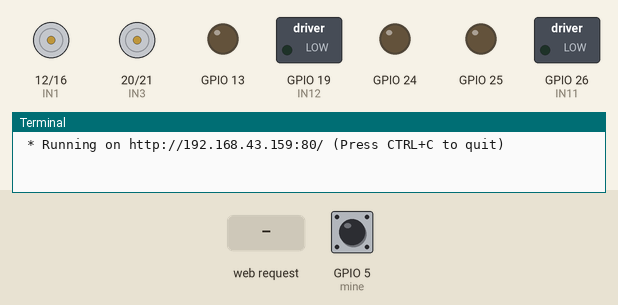
Recording of a program running on a simulated Raspberry Pi (BCM pin numbers). Parts: motor-driver pin pairs drawn as motors (green arrow = first pin HIGH = forward, orange = second pin HIGH = backward, longer = more drive), switched loads named in the program (green lamp = pin HIGH), output pins drawn as LEDs (lit = HIGH), the last lines printed to the terminal. Inputs (shaded band) come from the test bench; at power-on: GPIO 5 (mine) HIGH. The clock reads 2024-03-15 10:24:30 at power-on unless the program sets it.

Above: at 1.2 s.
1.3 s: HTTP request for /24/forward received
At 1.6 s:
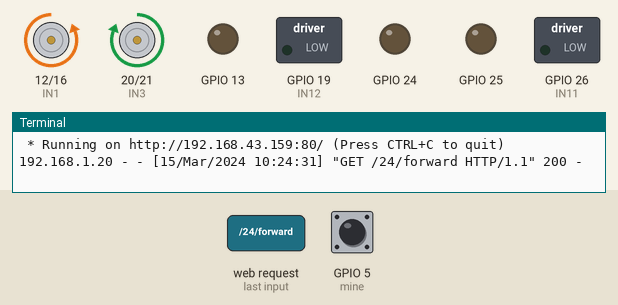
2.8 s: HTTP request for /24/backward received
At 4.0 s:
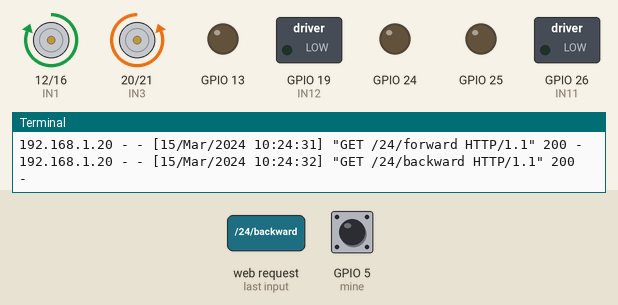
4.3 s: HTTP request for /24/left received
At 5.1 s:
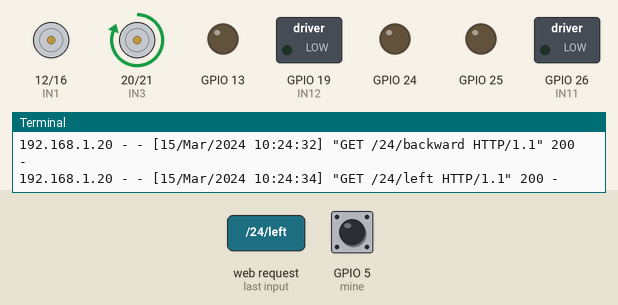
5.8 s: HTTP request for /24/right received
At 6.3 s:
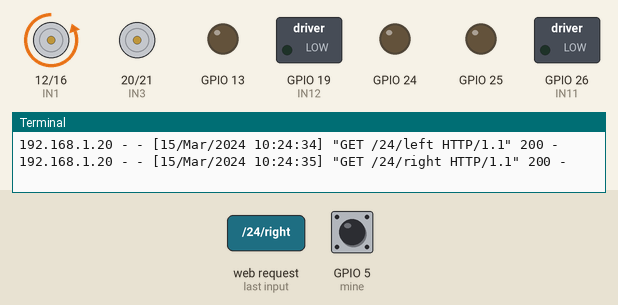
7.3 s: HTTP request for /25/forward received
At 8.5 s:
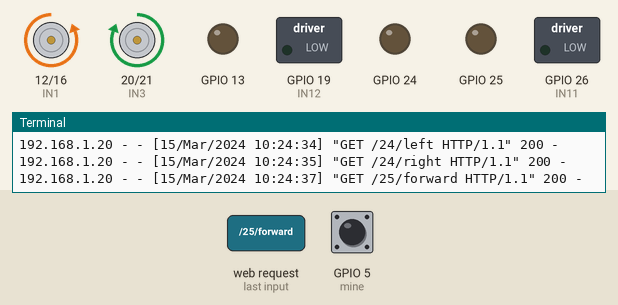
8.8 s: HTTP request for /25/backward received
At 9.8 s:
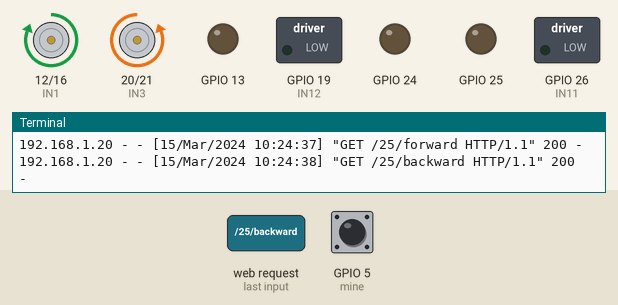
Timing chart, 0 to 11.3 s (numbered marks = the images above; inputs shaded):
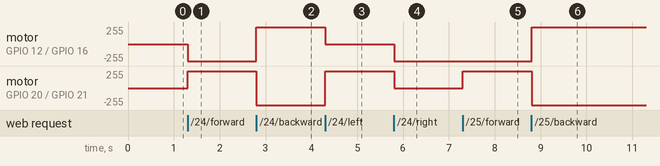

The program:

main.py
```python
import time
import RPi.GPIO as GPIO
import sound as play
from flask import Flask, render_template, request
app = Flask(__name__)

GPIO.setmode(GPIO.BCM)

#l293d motor
IN1 = 12
IN2 = 16
IN3 = 20
IN4 = 21
#cam motor
IN11 = 26
IN12 = 19

mine =5
minests=1
GPIO.setup(IN11,GPIO.OUT)
GPIO.setup(IN12,GPIO.OUT)
GPIO.setup(IN1,GPIO.OUT)
GPIO.setup(IN2,GPIO.OUT)
GPIO.setup(IN3,GPIO.OUT)
GPIO.setup(IN4,GPIO.OUT)
GPIO.setup(mine,GPIO.IN,pull_up_down=GPIO.PUD_UP)
# Create a dictionary called pins to store the pin number, name, and pin state:
pins = {
   24  : {'name' : 'FORWARD',  'state' : GPIO.LOW},
   25  : {'name' : 'BACKWARD', 'state' : GPIO.LOW},
   20  : {'name' : 'LEFT',     'state' : GPIO.LOW},
   21  : {'name' : 'RIGHT',    'state' : GPIO.LOW},
   26  : {'name' : 'STOP',     'state' : GPIO.LOW},
   16  : {'name' : 'CAMR',  'state' : GPIO.LOW},
   12  : {'name' : 'CAML', 'state' : GPIO.LOW},
   13  : {'name' : 'MON', 'state' : GPIO.LOW}
  }

# Set each pin as an output and make it low:
for pin in pins:
   GPIO.setup(pin, GPIO.OUT)
   GPIO.output(pin, GPIO.LOW)


@app.route("/")
def main():
   minests=GPIO.input(mine)
   if(minests==0):
	minests="DETECTED"
   else:
	minests= "NOT DETECTED"
   # For each pin, read the pin state and store it in the pins dictionary:
   for pin in pins:
      pins[pin]['state'] = GPIO.input(pin)
   # Put the pin dictionary into the template data dictionary:
   templateData = {
      'pins' : pins,
      'mine' : minests,
      }
   # Pass the template data into the template main.html and return it to the user
   return render_template('main.html', **templateData)

@app.route("/readPin/<pin>")
def readPin(pin):
   try:
    if GPIO.input(int(pin)) == 0:
         message = "Pin number " + pin + " is high!"
    else:
         message = "Pin number " + pin + " is low!"
   except:
      message = "There was an error reading pin " + pin + "."

   templateData = {
      'pins' : 'Status of Pin' + pin,
      'message' : message
      }

   return render_template('main.html', **templateData)
# The function below is executed when someone requests a URL with the pin number and action in it:
@app.route("/<changePin>/<action>")
def action(changePin, action):
   # Convert the pin from the URL into an integer:
   changePin = int(changePin)
   # Get the device name for the pin being changed:
   deviceName = pins[changePin]['name']
   # If the action part of the URL is "on," execute the code indented below:
   if action == "forward":
      GPIO.output(IN2,GPIO.HIGH)
      GPIO.output(IN1,GPIO.LOW)
      GPIO.output(IN3,GPIO.HIGH)
      GPIO.output(IN4,GPIO.LOW)
      message = "ROBOT MOVING FORWARD"
   if action == "backward":
      GPIO.output(IN2,GPIO.LOW)
      GPIO.output(IN1,GPIO.HIGH)
      GPIO.output(IN3,GPIO.LOW)
      GPIO.output(IN4,GPIO.HIGH)
      message = "ROBOT MOVING BACKWARD"
   if action == "left":
      GPIO.output(IN1,GPIO.LOW)
      GPIO.output(IN2,GPIO.LOW)
      GPIO.output(IN3,GPIO.HIGH)
      GPIO.output(IN4,GPIO.LOW)
      message = "ROBOT MOVING LEFT"
   if action == "right":
      GPIO.output(IN2,GPIO.HIGH)
      GPIO.output(IN1,GPIO.LOW)
      GPIO.output(IN3,GPIO.LOW)
      GPIO.output(IN4,GPIO.LOW)
      message = "ROBOT MOVING RIGHT"
   if action == "stop":
      GPIO.output(IN1,GPIO.LOW)
      GPIO.output(IN2,GPIO.LOW)
      GPIO.output(IN3,GPIO.LOW)
      GPIO.output(IN4,GPIO.LOW)
      message = "ROBOT STOPPED"
   if action =="con":
      GPIO.output(IN11,GPIO.HIGH)
      GPIO.output(IN12,GPIO.LOW)
      time.sleep(0.05)
      GPIO.output(IN11,GPIO.LOW)
      GPIO.output(IN12,GPIO.LOW)
      message = "CAMERA TURNING RIGHT "
   if action =="coff":
      GPIO.output(IN11,GPIO.LOW)
      GPIO.output(IN12,GPIO.HIGH)
      time.sleep(0.05)
      GPIO.output(IN11,GPIO.LOW)
      GPIO.output(IN12,GPIO.LOW)
      message = "CAMERA TURNING LEFT"
   if action =="mon":
      play.playsound()
      message = "PLAYING ALERT SOUND "
   if action == "toggle":
      # Read the pin and set it to whatever it isn't (that is, toggle it):
      GPIO.output(changePin, not GPIO.input(changePin))
      message = "Toggled " + deviceName + "."
   minests=GPIO.input(mine)
   if(minests==0):
	minests="DETECTED"
   else:
	minests="NOT DETECTED"
   # For each pin, read the pin state and store it in the pins dictionary:
   for pin in pins:
      pins[pin]['state'] = GPIO.input(pin)

   # Along with the pin dictionary, put the message into the template data dictionary:
   templateData = {
      'message' : message,
      'pins' : pins,
      'mine' : minests,
   }

   return render_template('main.html', **templateData)


if __name__ == "__main__":
   app.run(host='192.168.43.159', port=80, debug=True)
```

sound.py
```python
from time import *
from pygame import *
music_time=10
init()

def playsound():
	mixer.music.load('sound.mp3')
	mixer.music.play()
	sleep(music_time)
	mixer.music.fadeout(music_time)

#playsound()
```

Measured:
- after the input at 1.3 s, motor on GPIO 12 (IN1) / GPIO 16 (IN2): stopped → backward 255/255 at once; motor on GPIO 20 (IN3) / GPIO 21 (IN4): stopped → forward 255/255 at once
- after the input at 2.8 s, motor on GPIO 12 (IN1) / GPIO 16 (IN2): backward 255/255 → forward 255/255 at once; motor on GPIO 20 (IN3) / GPIO 21 (IN4): forward 255/255 → backward 255/255 at once
- after the input at 4.3 s, motor on GPIO 12 (IN1) / GPIO 16 (IN2): forward 255/255 → stopped at once; motor on GPIO 20 (IN3) / GPIO 21 (IN4): backward 255/255 → forward 255/255 at once
- after the input at 5.8 s, motor on GPIO 12 (IN1) / GPIO 16 (IN2): stopped → backward 255/255 at once; motor on GPIO 20 (IN3) / GPIO 21 (IN4): forward 255/255 → stopped at once
- after the input at 7.3 s, motor on GPIO 20 (IN3) / GPIO 21 (IN4): stopped → forward 255/255 at once
- after the input at 8.8 s, motor on GPIO 12 (IN1) / GPIO 16 (IN2): backward 255/255 → forward 255/255 at once; motor on GPIO 20 (IN3) / GPIO 21 (IN4): forward 255/255 → backward 255/255 at once
